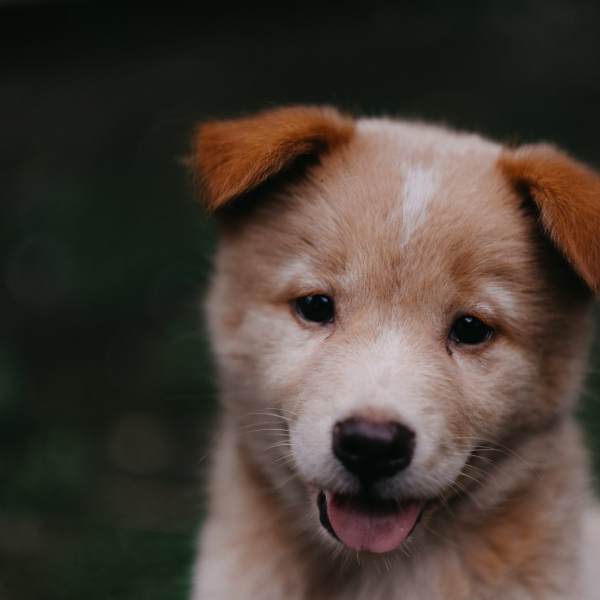
#> input picture .vscode/resimler/pupy.png, 600 x 600 px, given in place of the camera
$ python robot_goz_v2.py
#> lines starting #> are read from the running program, lines starting #| are printed output that depends on the picture; after the words box and inside, x2 and y2 are one past the last pixel; in counts of white or black regions, pixels touching at a corner belong together
import cv2
import numpy as np

kamera = cv2.VideoCapture(0)
while True:
    ret, frame = kamera.read()
#> frame is the input picture: shape (600, 600, 3); mean B, G, R 53.1, 61.4, 71.7
    if not ret:
        break

    hsv_frame = cv2.cvtColor(frame, cv2.COLOR_BGR2HSV)
#> hsv_frame: shape (600, 600, 3); mean H, S, V 37.8, 75.1, 74.3

    alt_kirmizi = np.array([160, 100, 100])
    ust_kirmizi = np.array([180, 255, 255])

    maske = cv2.inRange(hsv_frame, alt_kirmizi, ust_kirmizi)
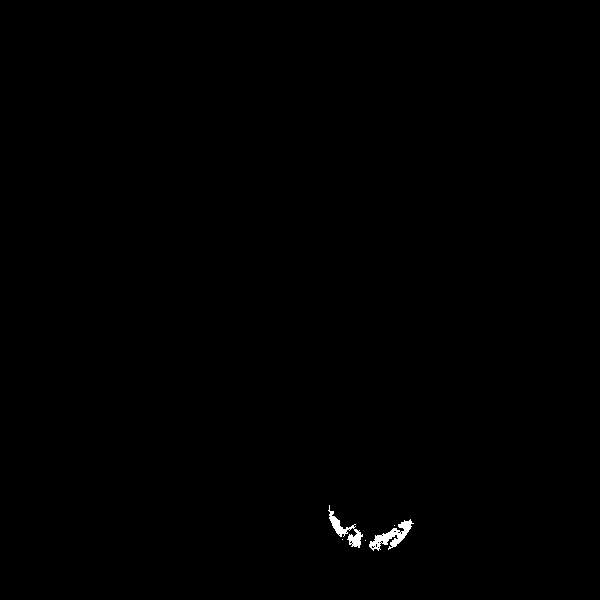
#> maske: shape (600, 600); 0.25% white; 5 white regions (3 under 20 px), largest, box (x1, y1, x2, y2) and area: (369, 519, 414, 551) 513, (328, 505, 363, 548) 395
    maske = cv2.erode(maske, None, iterations=2)
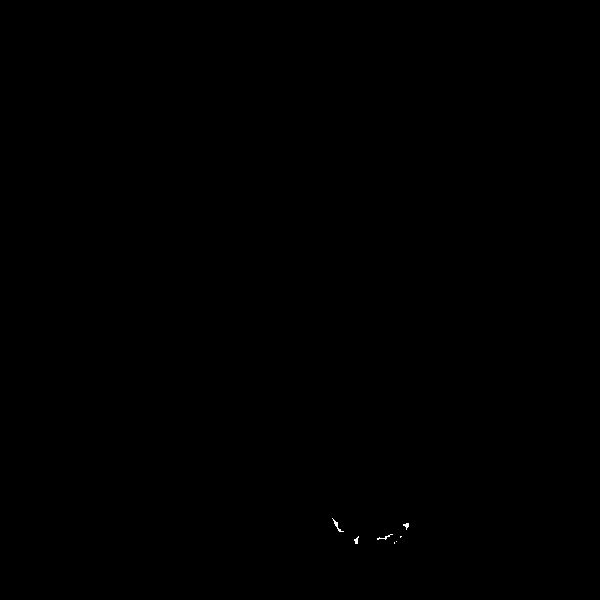
#> maske: shape (600, 600); 0.03% white in thin lines or dots, all inside (x1, y1, x2, y2) = (332, 518, 409, 544)
    maske = cv2.dilate(maske, None, iterations=2)
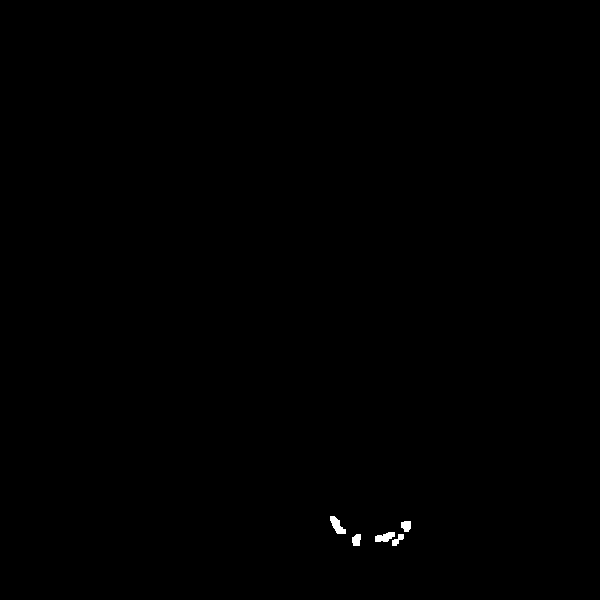
#> maske: shape (600, 600); 0.15% white; 5 white regions

    contours, _ = cv2.findContours(maske, cv2.RETR_TREE, cv2.CHAIN_APPROX_SIMPLE)
#> contours = 5 contours; box (x1, y1, x2, y2) and area: (330, 516, 346, 534) 130, (375, 532, 395, 542) 112, (401, 521, 411, 532) 74, (352, 534, 361, 546) 72, (392, 534, 404, 546) 56

    for cnt in contours:
        alan = cv2.contourArea(cnt)
        if alan > 500:
            x, y, w, h = cv2.boundingRect(cnt)

            cv2.rectangle(frame, (x, y) ,( x + w, y + h), (0, 255, 0), 2)

            merkez_x = int(x + w /2 )
            merkez_y = int(y + h /2 )
            cv2.circle(frame, (merkez_x, merkez_y), 5, (255, 0, 0), -1)

            yazi = "Hedef X:" + str(merkez_x) + "Y:" + str(merkez_y)
            cv2.putText(frame, yazi, (x, y - 10), cv2.FONT_HERSHEY_SIMPLEX, 0.5, (255, 0, 0), 2)
#> this loop made 5 passes
#> alan on passes 1 to 5: 56.5, 72.5, 112, 73.5, 130

    cv2.imshow("Robotun Gozu - Hedef Takibi", frame)
    cv2.imshow("Karanlik Maske", maske)

    if cv2.waitKey(1) & 0xFF == ord('q'):
#> (key q is pressed here)
        break

kamera.release()
